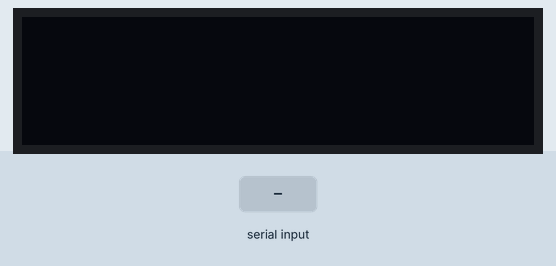
Simulated run of this sketch. Board: Arduino Uno, built with avr-gcc and run on an emulated ATmega328P. Shown: 128×32 one-colour display. The inputs (shaded band) are chosen by the test bench. What the sketch prints to the serial monitor is not drawn.

Above: at 1.2 s.
1.3 s: "1\n" received over Serial
At 2.1 s:
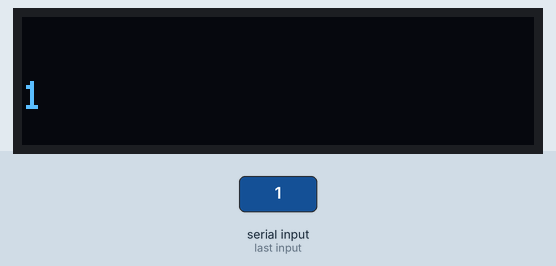
2.8 s: "0\n" received over Serial
At 3.2 s:
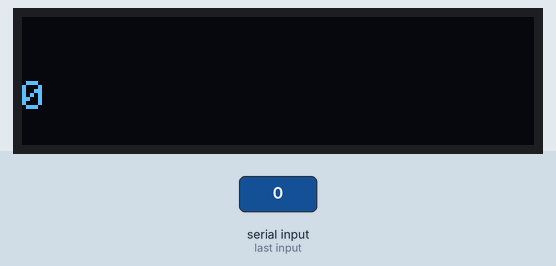
4.3 s: "2\n" received over Serial
At 5.6 s:
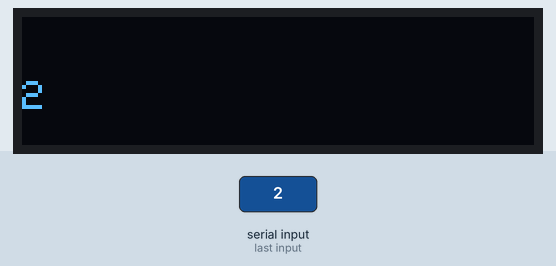
Timing chart, 0 to 7.3 s (numbered marks = the images above; inputs shaded):
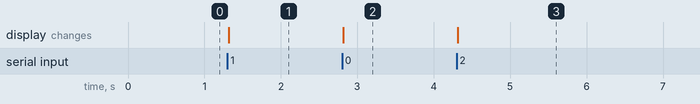

The sketch:

ipRecv.ino
```cpp
#include <Adafruit_GFX.h>
#include <Adafruit_SSD1306.h>

Adafruit_SSD1306 display(128, 32, &Wire, 4);

void setup() {
 //Setup the serial port
 Serial.begin(9600);

 Serial.println("Starting up");

 //Setup oled display
 if( display.begin(SSD1306_SWITCHCAPVCC, 0x3C) != true) {
  Serial.println("Error setting up display");
 }

 //Clear the display before its first use
 display.clearDisplay();
 display.display();

}


void loop() {
  char byteArr[15];
  memset(byteArr, 0, 15);
  Serial.readBytesUntil('\n', byteArr, 15);
  if(byteArr[0] != 0) {
    String ipString(byteArr);
    Serial.println(ipString);

    display.clearDisplay();


    display.setTextColor(WHITE);
    display.setTextSize(1, 1);
    display.setCursor(0, 16);
    display.println(ipString);

    display.display();
  }

}
```

Measured:
- after the input at 1.3 s, the display: changes at once (image 1)
- after the input at 2.8 s, the display: changes at once (image 2)
- after the input at 4.3 s, the display: changes at once (image 3)
